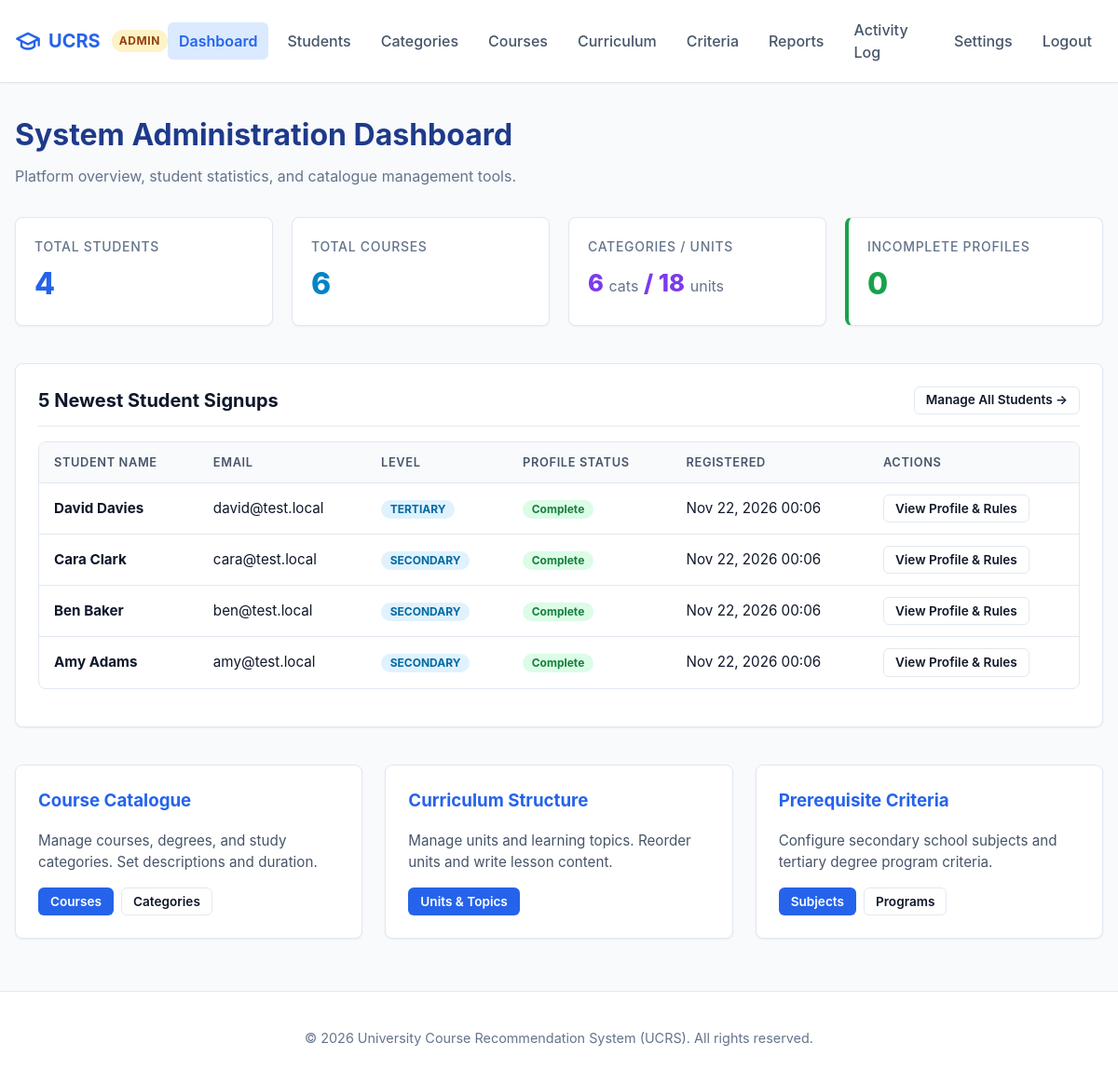
Page /admin/dashboard.php (signed in) on the committed database.
### tables this page shows
CREATE TABLE IF NOT EXISTS users (
    id INT AUTO_INCREMENT PRIMARY KEY,
    full_name VARCHAR(100) NOT NULL,
    email VARCHAR(150) NOT NULL UNIQUE,
    password_hash VARCHAR(255) NOT NULL,
    role ENUM('STUDENT', 'ADMIN') NOT NULL DEFAULT 'STUDENT',
    education_level ENUM('SECONDARY', 'TERTIARY') NULL,
    is_active TINYINT(1) NOT NULL DEFAULT 1,
    failed_logins INT NOT NULL DEFAULT 0,
    locked_until DATETIME NULL,
    created_at TIMESTAMP DEFAULT CURRENT_TIMESTAMP
);

### includes/config.php (called while the page is built, shortened)
<?php
function app_url(string $path = ''): string {
    static $base = null;
    if ($base === null) {
        $docRoot = isset($_SERVER['DOCUMENT_ROOT']) ? str_replace('\\', '/', realpath($_SERVER['DOCUMENT_ROOT'])) : '';
        $appRoot = str_replace('\\', '/', realpath(APP_ROOT));
        if ($docRoot && str_starts_with($appRoot, $docRoot)) {
            $base = substr($appRoot, strlen($docRoot));
        } else {
            $script = str_replace('\\', '/', $_SERVER['SCRIPT_NAME'] ?? '');
            $parts = explode('/', trim($script, '/'));
            $base = !empty($parts) && $parts[0] !== 'index.php' ? '/' . $parts[0] : '';
        }
        $base = rtrim($base, '/');
    }
    $path = ltrim($path, '/');
    return ($base ? $base : '') . ($path !== '' ? '/' . $path : '');
}
function e(?string $value): string {
    return htmlspecialchars($value ?? '', ENT_QUOTES, 'UTF-8');
}

### includes/eligibility.php (called while the page is built, shortened)
<?php
require_once __DIR__ . '/config.php';
function check_profile_completeness(PDO $pdo, int $userId): array {
    $stmt = $pdo->prepare("SELECT id, full_name, email, education_level FROM users WHERE id = ?");
    $stmt->execute([$userId]);
    $user = $stmt->fetch();
    $educationLevel = $user['education_level'];
    $missing = [];
    if ($educationLevel === 'SECONDARY') {
        $stmtSettings = $pdo->query("SELECT setting_value FROM settings WHERE setting_key = 'min_subjects'");
        $minSubjects = (int)($stmtSettings->fetchColumn() ?: 3);
        $stmtSubs = $pdo->prepare("SELECT COUNT(*) FROM student_subjects WHERE user_id = ?");
        $stmtSubs->execute([$userId]);
        $subjectCount = (int)$stmtSubs->fetchColumn();
    } elseif ($educationLevel === 'TERTIARY') {
        $stmtProfile = $pdo->prepare("SELECT program_id, program_status FROM student_profiles WHERE user_id = ?");
        $stmtProfile->execute([$userId]);
        $profile = $stmtProfile->fetch();
    }
    return [
        'is_complete' => empty($missing),
        'education_level' => $educationLevel,
        'missing_items' => $missing
    ];
}

### admin/dashboard.php (the view, shortened to what this page needs)
<?php
require_once __DIR__ . '/../includes/config.php';
require_once __DIR__ . '/../includes/auth.php';
require_once __DIR__ . '/../includes/eligibility.php';
$pdo = get_db();
$totalStudents = (int)$pdo->query("SELECT COUNT(*) FROM users WHERE role = 'STUDENT'")->fetchColumn();
$totalCourses = (int)$pdo->query("SELECT COUNT(*) FROM courses")->fetchColumn();
$totalCategories = (int)$pdo->query("SELECT COUNT(*) FROM categories")->fetchColumn();
$totalUnits = (int)$pdo->query("SELECT COUNT(*) FROM units")->fetchColumn();
$incompleteCount = 0;
$stmtNewest = $pdo->query("
    SELECT id, full_name, email, education_level, is_active, created_at
    FROM users
    WHERE role = 'STUDENT'
    ORDER BY created_at DESC, id DESC
    LIMIT 5
");
$newestStudents = $stmtNewest->fetchAll();
require_once __DIR__ . '/../includes/header.php';
?>
<div style="margin-bottom: 2rem;">
    <h1 style="font-size: 2rem; margin: 0 0 0.5rem; color: #1e3a8a;">System Administration Dashboard</h1>
    <p style="color: var(--text-muted); margin: 0;">
        Platform overview, student statistics, and catalogue management tools.
    </p>
</div>
<div class="grid-4" style="margin-bottom: 2.5rem;">
    <div class="stat-card">
        <span class="stat-label">Total Students</span>
        <div class="stat-value" style="color: var(--primary);"><?= $totalStudents ?></div>
    </div>
    <div class="stat-card">
        <span class="stat-label">Total Courses</span>
        <div class="stat-value" style="color: #0284c7;"><?= $totalCourses ?></div>
    </div>
    <div class="stat-card">
        <span class="stat-label">Categories / Units</span>
        <div class="stat-value" style="color: #7c3aed; font-size: 1.6rem; margin-top: 0.6rem;">
            <?= $totalCategories ?> <span style="font-size: 1rem; color: var(--text-muted); font-weight: normal;">cats</span> / <?= $totalUnits ?> <span style="font-size: 1rem; color: var(--text-muted); font-weight: normal;">units</span>
        </div>
    </div>
    <div class="stat-card" style="border-left: 4px solid <?= $incompleteCount > 0 ? 'var(--warning)' : 'var(--success)' ?>;">
        <span class="stat-label">Incomplete Profiles</span>
        <div class="stat-value" style="color: <?= $incompleteCount > 0 ? 'var(--warning)' : 'var(--success)' ?>;"><?= $incompleteCount ?></div>
    </div>
</div>
<div class="card" style="margin-bottom: 2.5rem;">
    <div class="card-header">
        <h2 class="card-title">5 Newest Student Signups</h2>
        <a href="<?= e(app_url('admin/students.php')) ?>" class="btn btn-outline btn-sm">Manage All Students &rarr;</a>
    </div>
    <?php if (empty($newestStudents)): ?>
        <p style="color: var(--text-muted); text-align: center; padding: 2rem 0;">No student accounts registered yet.</p>
    <?php else: ?>
        <div class="table-responsive">
            <table class="data-table">
                <thead>
                    <tr>
                        <th>Student Name</th>
                        <th>Email</th>
                        <th>Level</th>
                        <th>Profile Status</th>
                        <th>Registered</th>
                        <th>Actions</th>
                    </tr>
                </thead>
                <tbody>
                    <?php foreach ($newestStudents as $s): ?>
                        <?php
                        $sComp = check_profile_completeness($pdo, (int)$s['id']);
                        ?>
                        <tr>
                            <td><strong><?= e($s['full_name']) ?></strong></td>
                            <td><?= e($s['email']) ?></td>
                            <td><span class="badge badge-info"><?= e($s['education_level'] ?: 'Not set') ?></span></td>
                            <td>
                                <?php if ($sComp['is_complete']): ?>
                                    <span class="badge badge-success">Complete</span>
                                <?php else: ?>
                                    <span class="badge badge-danger">Incomplete</span>
                                <?php endif; ?>
                            </td>
                            <td><?= date('M d, Y H:i', strtotime($s['created_at'])) ?></td>
                            <td>
                                <a href="<?= e(app_url('admin/student_view.php?id=' . $s['id'])) ?>" class="btn btn-outline btn-sm">
                                    View Profile &amp; Rules
                                </a>
                            </td>
                        </tr>
                    <?php endforeach; ?>
                </tbody>
            </table>
        </div>
    <?php endif; ?>
</div>
<div class="grid-3">
    <div class="card">
        <h3 style="margin-top: 0; color: var(--primary);">Course Catalogue</h3>
        <p style="color: var(--secondary); font-size: 0.95rem;">Manage courses, degrees, and study categories. Set descriptions and duration.</p>
        <div style="display: flex; gap: 0.5rem; flex-wrap: wrap;">
            <a href="<?= e(app_url('admin/courses.php')) ?>" class="btn btn-primary btn-sm">Courses</a>
            <a href="<?= e(app_url('admin/categories.php')) ?>" class="btn btn-outline btn-sm">Categories</a>
        </div>
    </div>
    <div class="card">
        <h3 style="margin-top: 0; color: var(--primary);">Curriculum Structure</h3>
        <p style="color: var(--secondary); font-size: 0.95rem;">Manage units and learning topics. Reorder units and write lesson content.</p>
        <div style="display: flex; gap: 0.5rem; flex-wrap: wrap;">
            <a href="<?= e(app_url('admin/units.php')) ?>" class="btn btn-primary btn-sm">Units &amp; Topics</a>
        </div>
    </div>
    <div class="card">
        <h3 style="margin-top: 0; color: var(--primary);">Prerequisite Criteria</h3>
        <p style="color: var(--secondary); font-size: 0.95rem;">Configure secondary school subjects and tertiary degree program criteria.</p>
        <div style="display: flex; gap: 0.5rem; flex-wrap: wrap;">
            <a href="<?= e(app_url('admin/subjects.php')) ?>" class="btn btn-primary btn-sm">Subjects</a>
            <a href="<?= e(app_url('admin/programs.php')) ?>" class="btn btn-outline btn-sm">Programs</a>
        </div>
    </div>
</div>
<?php require_once __DIR__ . '/../includes/footer.php'; ?>

### assets/css/style.css (style rules this page uses)
:root { --primary: #2563eb; --primary-hover: #1d4ed8; --primary-light: #eff6ff; --secondary: #475569; --secondary-hover: #334155; --success: #16a34a; --success-bg: #f0fdf4; --success-border: #bbf7d0; --danger: #dc2626; --danger-bg: #fef2f2; --danger-border: #fecaca; --warning: #d97706; --warning-bg: #fffbeb; --warning-border: #fde68a; --info: #0284c7; --info-bg: #f0f9ff; --info-border: #bae6fd; --text-main: #0f172a; --text-muted: #64748b; --bg-page: #f8fafc; --bg-card: #ffffff; --border-color: #e2e8f0; --border-radius: 8px; --shadow-sm: 0 1px 2px 0 rgba(0, 0, 0, 0.05); --shadow-md: 0 4px 6px -1px rgba(0, 0, 0, 0.1), 0 2px 4px -2px rgba(0, 0, 0, 0.1); --shadow-lg: 0 10px 15px -3px rgba(0, 0, 0, 0.1), 0 4px 6px -4px rgba(0, 0, 0, 0.1); --transition: all 0.2s ease-in-out; }
*, *::before, *::after { box-sizing: border-box; }
body { margin: 0; font-family: -apple-system, BlinkMacSystemFont, "Segoe UI", Roboto, "Helvetica Neue", Arial, sans-serif; font-size: 16px; line-height: 1.5; color: var(--text-main); background-color: var(--bg-page); display: flex; flex-direction: column; min-height: 100vh; }
a { color: var(--primary); text-decoration: none; transition: var(--transition); }
.card { background: var(--bg-card); border: 1px solid var(--border-color); border-radius: var(--border-radius); padding: 1.5rem; box-shadow: var(--shadow-sm); margin-bottom: 1.5rem; }
.card-header { border-bottom: 1px solid var(--border-color); padding-bottom: 0.75rem; margin-bottom: 1rem; display: flex; justify-content: space-between; align-items: center; flex-wrap: wrap; gap: 0.5rem; }
.card-title { margin: 0; font-size: 1.25rem; font-weight: 700; color: var(--text-main); }
.grid-3 { display: grid; grid-template-columns: repeat(3, 1fr); gap: 1.5rem; }
.grid-4 { display: grid; grid-template-columns: repeat(4, 1fr); gap: 1.25rem; }
.btn { display: inline-flex; align-items: center; justify-content: center; gap: 0.5rem; padding: 0.65rem 1.25rem; font-size: 0.95rem; font-weight: 600; border-radius: 6px; border: 1px solid transparent; cursor: pointer; transition: var(--transition); text-decoration: none; line-height: 1.25; }
.btn-primary { background-color: var(--primary); color: #ffffff; }
.btn-outline { background-color: transparent; border-color: var(--border-color); color: var(--text-main); }
.btn-sm { padding: 0.35rem 0.75rem; font-size: 0.85rem; }
.badge { display: inline-block; padding: 0.25rem 0.6rem; font-size: 0.75rem; font-weight: 700; line-height: 1; border-radius: 9999px; text-align: center; }
.badge-success { background-color: #dcfce7; color: #15803d; }
.badge-info { background-color: #e0f2fe; color: #0369a1; }
.table-responsive { width: 100%; overflow-x: auto; -webkit-overflow-scrolling: touch; margin-bottom: 1rem; border: 1px solid var(--border-color); border-radius: var(--border-radius); }
.data-table { width: 100%; border-collapse: collapse; text-align: left; font-size: 0.95rem; }
.data-table th, .data-table td { padding: 0.75rem 1rem; border-bottom: 1px solid var(--border-color); }
.data-table th { background-color: #f8fafc; font-weight: 600; color: var(--secondary); text-transform: uppercase; font-size: 0.8rem; letter-spacing: 0.05em; }
.data-table tbody tr:last-child td { border-bottom: none; }
.stat-card { background: white; border: 1px solid var(--border-color); border-radius: var(--border-radius); padding: 1.25rem; box-shadow: var(--shadow-sm); display: flex; flex-direction: column; }
.stat-label { font-size: 0.875rem; color: var(--text-muted); font-weight: 500; text-transform: uppercase; letter-spacing: 0.05em; }
.stat-value { font-size: 2rem; font-weight: 800; color: var(--text-main); margin: 0.35rem 0 0; }

### rows in the picture
users: full_name "David Davies", email "david@test.local", education_level "TERTIARY", shows "Complete", created_at "Nov 22, 2026 00:06"
users: full_name "Cara Clark", email "cara@test.local", education_level "SECONDARY", shows "Complete", created_at "Nov 22, 2026 00:06"
users: full_name "Ben Baker", email "ben@test.local", education_level "SECONDARY", shows "Complete", created_at "Nov 22, 2026 00:06"
users: full_name "Amy Adams", email "amy@test.local", education_level "SECONDARY", shows "Complete", created_at "Nov 22, 2026 00:06"

### other values in the picture
$userRole "ADMIN"
$totalStudents "4"
$totalCourses "6"
$totalCategories "6"
$totalUnits "18"
$incompleteCount "0"
